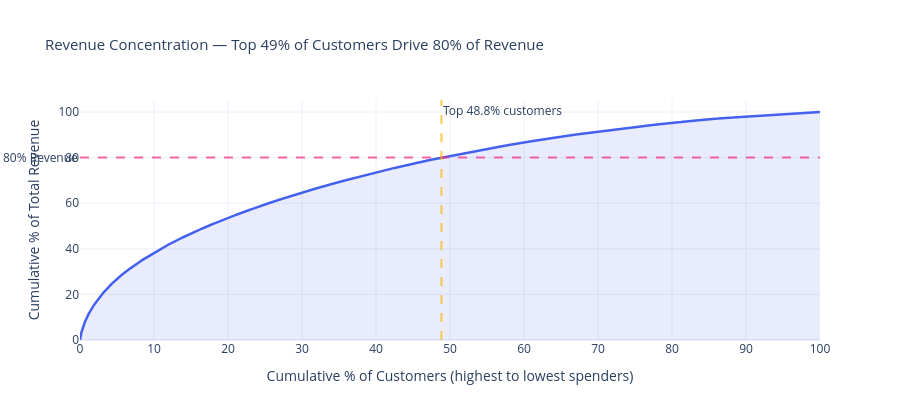

The cell this chart's notebook holds for it:
### Code cell
sorted_revenue  = customer_summary["total_revenue"].sort_values(ascending=False)
total_rev       = sorted_revenue.sum()
cumulative_pct  = sorted_revenue.cumsum() / total_rev * 100
customer_pct    = (pd.Series(range(1, len(sorted_revenue)+1)) / len(sorted_revenue) * 100).values

pareto_threshold = cumulative_pct[cumulative_pct <= 80].count() / len(sorted_revenue) * 100

fig_pareto = go.Figure()

fig_pareto.add_trace(
    go.Scatter(
        x=customer_pct,
        y=cumulative_pct.values,
        mode="lines",
        line=dict(color=PALETTE["primary"], width=2.5),
        fill="tozeroy",
        fillcolor="rgba(67, 97, 238, 0.12)",
        name="Cumulative Revenue Share",
    )
)

fig_pareto.add_hline(
    y=80, line_dash="dash", line_color=PALETTE["accent"], opacity=0.7,
    annotation_text="80% Revenue", annotation_position="left",
)
fig_pareto.add_vline(
    x=pareto_threshold, line_dash="dash", line_color=PALETTE["neutral"], opacity=0.7,
    annotation_text=f"Top {pareto_threshold:.1f}% customers",
    annotation_position="top right",
)

fig_pareto.update_layout(
    title=dict(
        text=f"Revenue Concentration — Top {pareto_threshold:.0f}% of Customers Drive 80% of Revenue",
        font=dict(size=15),
    ),
    xaxis_title="Cumulative % of Customers (highest to lowest spenders)",
    yaxis_title="Cumulative % of Total Revenue",
    template=CHART_TEMPLATE,
    height=420,
)

fig_pareto.show()
print(f"\nPareto: The top {pareto_threshold:.1f}% of customers account for 80% of total revenue.")

### Figure 1 — Plotly figure (JSON) as saved in the notebook; plotly's stock layout.template omitted (floating-point values rounded to 4 significant figures; data arrays with more than 128 entries replaced by an {"elided": "..."} marker saying what was removed)
{"data": [{"fill": "tozeroy", "fillcolor": "rgba(67, 97, 238, 0.12)", "line": {"color": "#4361EE", "width": 2.5}, "mode": "lines", "name": "Cumulative Revenue Share", "type": "scatter", "x": {"elided": "93358 float values"}, "y": {"elided": "93358 float values"}}], "layout": {"annotations": [{"showarrow": false, "text": "80% Revenue", "x": 0, "xanchor": "right", "xref": "x domain", "y": 80, "yanchor": "middle", "yref": "y"}, {"showarrow": false, "text": "Top 48.8% customers", "x": 48.85, "xanchor": "left", "xref": "x", "y": 1, "yanchor": "top", "yref": "y domain"}], "height": 420, "shapes": [{"line": {"color": "#F72585", "dash": "dash"}, "opacity": 0.7, "type": "line", "x0": 0, "x1": 1, "xref": "x domain", "y0": 80, "y1": 80, "yref": "y"}, {"line": {"color": "#FFB703", "dash": "dash"}, "opacity": 0.7, "type": "line", "x0": 48.85, "x1": 48.85, "xref": "x", "y0": 0, "y1": 1, "yref": "y domain"}], "title": {"font": {"size": 15}, "text": "Revenue Concentration — Top 49% of Customers Drive 80% of Revenue"}, "xaxis": {"title": {"text": "Cumulative % of Customers (highest to lowest spenders)"}}, "yaxis": {"title": {"text": "Cumulative % of Total Revenue"}}}}
